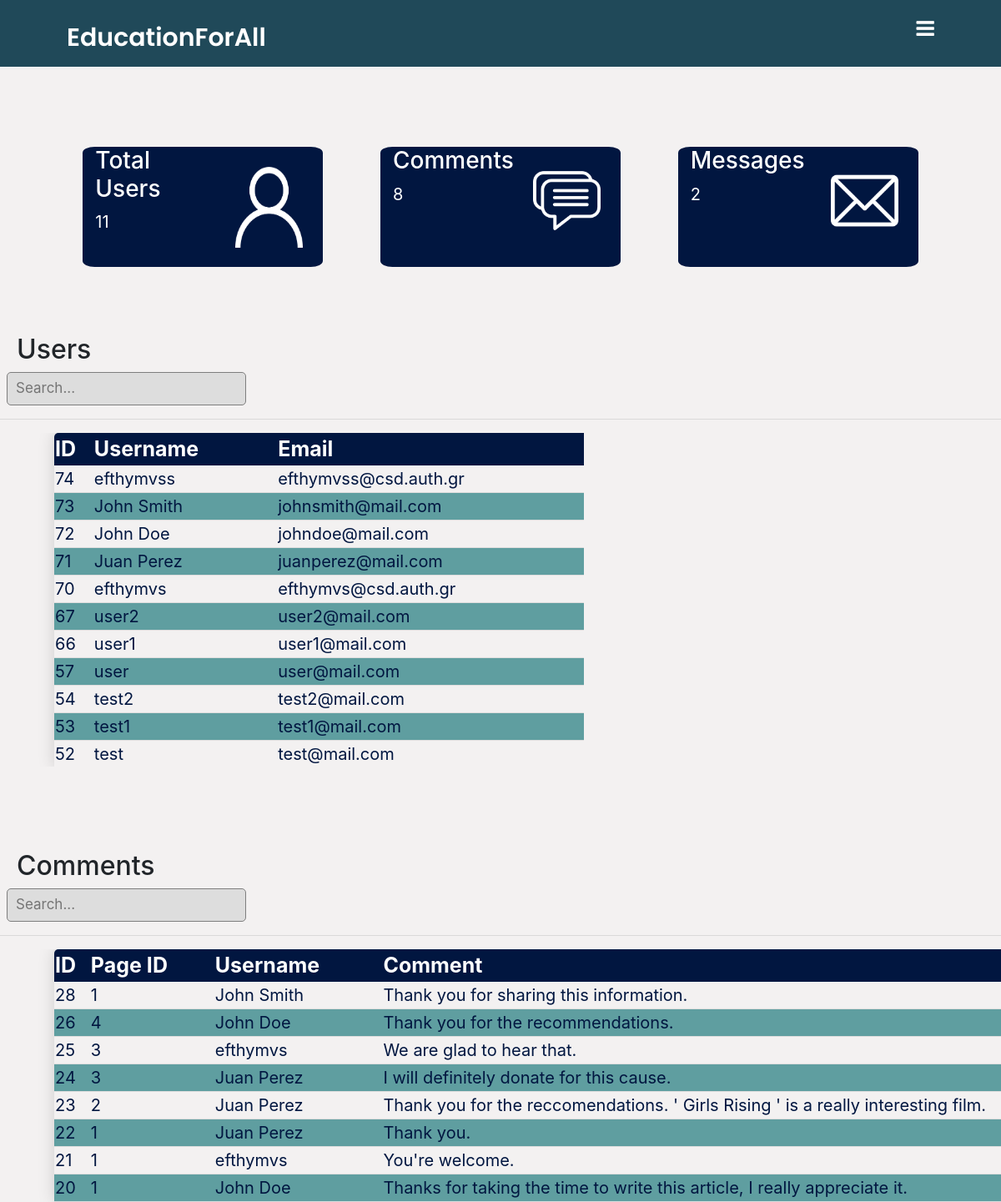
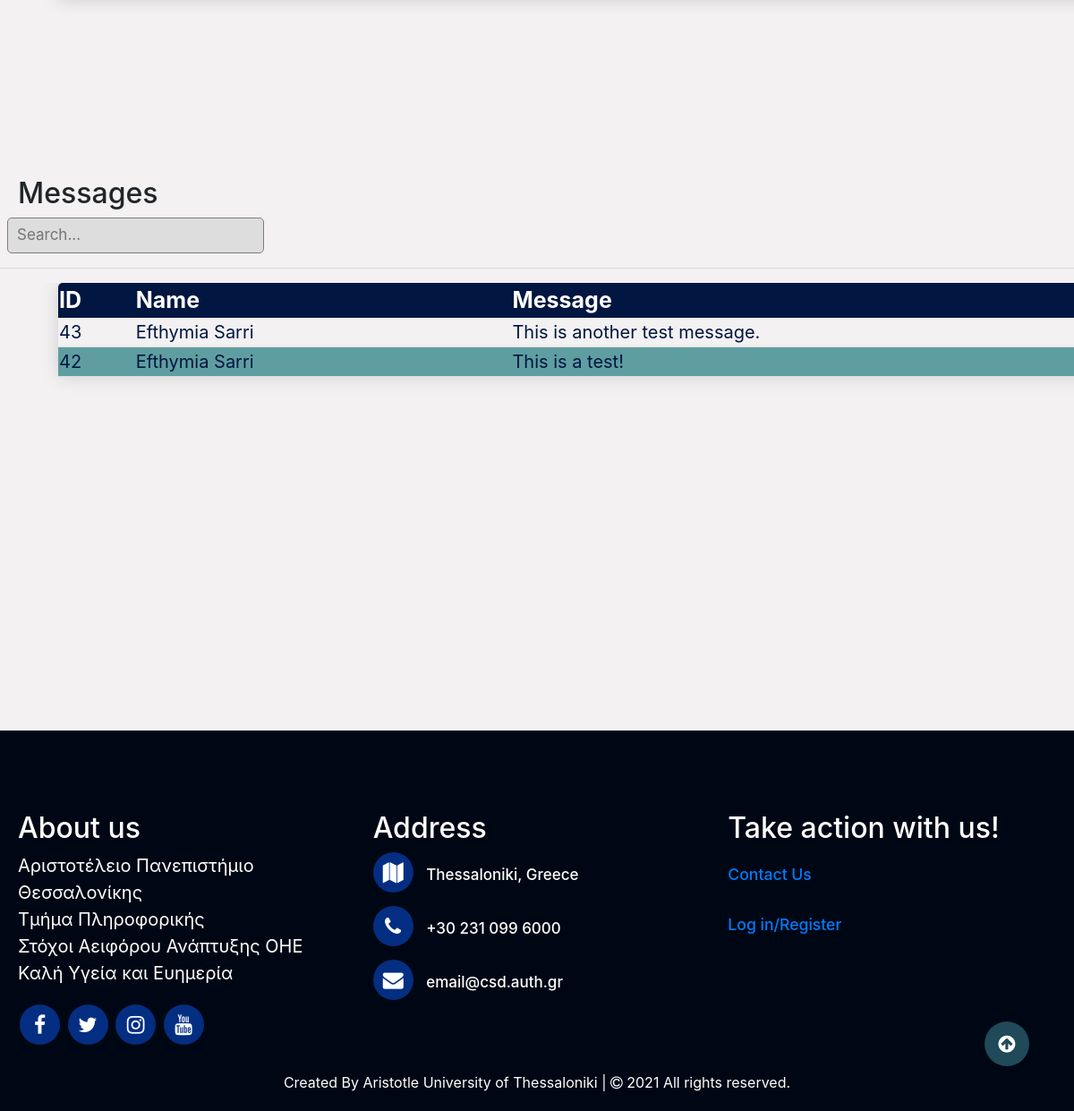
Screenshot of /admin-page/admin-page.php with the database file from the repository (2 pictures, top to bottom).
### tables this page shows
CREATE TABLE `user` (
  `id` int NOT NULL,
  `username` varchar(16) NOT NULL,
  `email` varchar(255) NOT NULL,
  `password` varchar(60) NOT NULL,
  `reg_date` timestamp NULL DEFAULT CURRENT_TIMESTAMP
);

CREATE TABLE `comments` (
  `id` int NOT NULL,
  `page_id` int NOT NULL,
  `parent_id` int NOT NULL DEFAULT '-1',
  `name` varchar(255) NOT NULL,
  `content` text NOT NULL,
  `submit_date` datetime NOT NULL DEFAULT CURRENT_TIMESTAMP
);

CREATE TABLE `message` (
  `id` int NOT NULL,
  `name` varchar(50) NOT NULL,
  `email` varchar(50) NOT NULL,
  `phone` varchar(15) NOT NULL,
  `message` varchar(255) NOT NULL,
  `reg_date` timestamp NOT NULL DEFAULT CURRENT_TIMESTAMP
);

### admin-page/table-users.php (the view, shortened to what this page needs)
<?php
    $connection = mysqli_connect('localhost', 'pspi', 'pspi2021', 'users');
    $query = "SELECT `id`,`username`,`email` FROM `user`
              ORDER BY `reg_date` DESC  ";
    $execQuery = mysqli_query($connection, $query);
    if(mysqli_num_rows($execQuery) > 0){
        while ($result = mysqli_fetch_array($execQuery, MYSQLI_NUM)) { ?>
                <tr>
                    <td><?php echo $result[0] ?></td>
                    <td><?php echo $result[1] ?></td>
                    <td><?php echo $result[2] ?></td>
                </tr>
  <?php      }
    }
?>

### admin-page/admin-page.php (shortened to what this page needs)
<!DOCTYPE html>
<html lang="en">
	<head>
    <link rel="stylesheet" href="../index.css">
    <?php include('../nav/navbar.php');?>
		<link rel="stylesheet" href="https://stackpath.bootstrapcdn.com/font-awesome/4.7.0/css/font-awesome.min.css">
		<link rel="stylesheet" href="https://stackpath.bootstrapcdn.com/bootstrap/4.5.2/css/bootstrap.min.css">
    <link rel="stylesheet" href="./admin-page.css">
	</head>
<body>
    <section class="stats" id="stats">
    <?php include("./stats.php"); ?>
    </section>
    <section id="userTable">
    <h2 style="margin-left: 20px;">Users</h2>
    <input class="searchBox" type="text" id="userSearch" onkeyup="searchTable('userSearch', '#user-table','0' ,'1','2')" placeholder="Search...">
    <hr>
    <div class="container-fluid" style="padding-bottom:100px" >
    <div class="row">
    <div class="col-md-7" style="overflow-y: scroll;height: 400px;">
      <table class='content-table' id = 'user-table' style='margin-left: 50px; margin-bottom: 100px;'>
        <thead>
        <tr>
            <th>ID</th>
            <th>Username</th>
            <th>Email</th>
        </tr>
        </thead>
        <tbody>
        <?php include("./table-users.php") ?>
        </tbody>
      </table>
    </div>
    </div>
    </div>
    </section>
    <section id="commentTable">
    <h2 style="margin-left: 20px;">Comments</h2>
    <input class="searchBox" type="text" id="commentSearch" onkeyup="searchTable('commentSearch', '#comment-table','1' ,'2','3')" placeholder="Search...">
    <hr>
    <div class="container-fluid" style="padding-bottom:100px" >
    <div class="row">
    <div class="col-md-12" style="overflow-y: scroll;height: 400px;">
        <table class='content-table' id="comment-table" style='margin-left: 50px; margin-bottom: 100px;'>
          <thead>
          <tr>
            <th>ID</th>
            <th>Page ID</th>
            <th>Username</th>
            <th>Comment</th>
          </tr>
          </thead>
          <tbody>
          <?php include("./table-comments.php") ?>
          </tbody>
        </table>
    </div>
    </div>
    </div>
    </section>
    <section id="messageTable">
    <h2 style="margin-left: 20px;">Messages</h2>
    <input class="searchBox" type="text" id="messageSearch" onkeyup="searchTable('messageSearch', '#message-table','0','1','2')" placeholder="Search...">
    <hr>
    <div class="container-fluid" style="padding-bottom:100px" >
    <div class="row">
    <div class="col-md-12" style="overflow-y: scroll;height: 400px;">
        <table class='content-table' id="message-table" style='margin-left: 50px; margin-bottom: 100px;'>
        <thead>
        <tr>
            <th>ID</th>
            <th>Name</th>
            <th>Message</th>
        </tr>
        </thead>
        <tbody>
        <?php include("./table-messages.php") ?>
        </tbody>
      </table>
    </div>
    </div>
    </div>
    </section>
<footer>
<?php include('../nav/footer.php');?>
</footer>
		<a href="#"><i class="gotopbtn" href="#"><i class="fa fa-arrow-circle-up"></i></i></a>
</body>
</html>

### nav/navbar.php (shortened to what this page needs)
<!DOCTYPE html>
<html lang="en">
<head>
	<link rel="stylesheet" href="https://stackpath.bootstrapcdn.com/font-awesome/4.7.0/css/font-awesome.min.css">
	<link rel="stylesheet" href="https://stackpath.bootstrapcdn.com/bootstrap/4.5.2/css/bootstrap.min.css">
</head>
<body>
	<nav id="navibar">
		<div class="logo">EducationForAll</div>
		<label for="btn" class="icon">
			<span class="fa fa-bars"></span>
		</label>
	</nav>
</body>
</html>

### admin-page/stats.php
<?php
    $connection = mysqli_connect('localhost', 'pspi', 'pspi2021', 'users');
    $queryUsers = mysqli_query($connection, "SELECT COUNT(`id`) FROM `user`");
    $totalUsers = mysqli_fetch_array($queryUsers);
    $queryComments = mysqli_query($connection, "SELECT COUNT(`id`) FROM `comments`");
    $totalComments = mysqli_fetch_array($queryComments);
    $queryMessages = mysqli_query($connection, "SELECT COUNT(`id`) FROM `message`");
    $totalMessages = mysqli_fetch_array($queryMessages);
    echo"
    <div class='container-fluid' style='margin-top: 1em; padding: 5em'>
      <div class='row'>
        <div class='col-md-4' >
        <a href='./admin-page.php#userTable'>
        <div class='stat-box'>
        <div class='container-fluid'>
        <div class='row'>
        <div class='col-md-7' >
          <h3>Total Users</h3>
          <div class='content'>
              <p>
                  $totalUsers[0]
              </p>
          </div>
          </div>
          <div class='col-md-5'>
            <img class='img-responsive' src='../images/icons/user.png' >
            </div>
          </div>
        </div>
        </div>
        </a>
        </div>
        <div class='col-md-4'>
        <div class='stat-box'>
        <a href='./admin-page.php#commentTable'>
          <div class='container-fluid'>
            <div class='row'>
            <div class='col-md-7' >
              <h3> Comments</h3>
              <div class='content'>
                  <p>
                      $totalComments[0]
                  </p>
              </div>
              </div>
              <div class='col-md-5' >
                <img class='img-responsive' src='../images/icons/comment.png' >
                </div>
              </div>
          </div>
        </div>
        </a>
        </div>
        <div class='col-md-4'>
        <div class='stat-box'>
        <a href='./admin-page.php#messageTable'>
          <div class='container-fluid'>
            <div class='row'>
            <div class='col-md-7' >
              <h3> Messages</h3>
              <div class='content'>
                  <p>
                      $totalMessages[0]
                  </p>
              </div>
              </div>
              <div class='col-md-5' >
                <img class='img-responsive' src='../images/icons/message.png' >
                </div>
              </div>
          </div>
          </a>
          </div>
        </div>
      </div>
    </div>
    ";
?>

### admin-page/table-comments.php (shortened to what this page needs)
<?php
    $connection = mysqli_connect('localhost', 'pspi', 'pspi2021', 'users');
    $query = "SELECT `id`,`page_id`,`name`,`content` FROM `comments`
            ORDER BY `submit_date` DESC  ";
    $execQuery = mysqli_query($connection, $query);
    if(mysqli_num_rows($execQuery) > 0){
        while ($result = mysqli_fetch_array($execQuery)) { ?>
            <tr>
                <td> <?php echo $result[0] ?> </td>
                <td> <?php echo $result[1] ?> </td>
                <td> <?php echo $result[2] ?> </td>
                <td> <?php echo $result[3] ?> </td>
             </tr>
          <?php  }
  }
?>

### admin-page/table-messages.php (shortened to what this page needs)
<?php
    $connection = mysqli_connect('localhost', 'pspi', 'pspi2021', 'users');
    $query = "SELECT `id`,`name`,`message` FROM `message`
              ORDER BY `reg_date` DESC  ";
    $execQuery = mysqli_query($connection, $query);
    if(mysqli_num_rows($execQuery) > 0){
        while ($result = mysqli_fetch_array($execQuery, MYSQLI_NUM)) { ?>
                <tr>
                    <td><?php echo $result[0] ?></td>
                    <td><?php echo $result[1] ?></td>
                    <td><?php echo $result[2] ?></td>
                 </tr>
  <?php      }
   }
?>

### nav/footer.php (shortened to what this page needs)
<!DOCTYPE html>
<html lang="en">
<head>
    <link rel="stylesheet" href="../index.css"/>
</head>
<body>
<div class="container-fluid" name="plain-header" style="margin-top: 40px; padding: 20px">
        <div class="row">
          <div class="col-12 col-md-4">
            <h2>About us</h2>
            <div class="content">
              <p>
                Αριστοτέλειο Πανεπιστήμιο Θεσσαλονίκης<br />Τμήμα
                Πληροφορικής<br />Στόχοι Αειφόρου Ανάπτυξης ΟΗΕ<br />Καλή Υγεία
                και Ευημερία
              </p>
              <div class="social">
                <a href="https://facebook.com"
                  ><span class="fa fa-facebook-f"></span
                ></a>
                <a href="https://twitter.com"
                  ><span class="fa fa-twitter"></span
                ></a>
                <a href="https://instagram.com"
                  ><span class="fa fa-instagram"></span
                ></a>
                <a href="https://youtube.com"
                  ><span class="fa fa-youtube"></span
                ></a>
              </div>
            </div>
          </div>
          <div class="col-12 col-md-4">
            <h2>Address</h2>
            <div class="content">
              <div class="place">
                <a
                  href="https://www.google.gr/maps/place/%CE%91%CF%81%CE%B9%CF%83%CF%84%CE%BF%CF%84%CE%AD%CE%BB%CE%B5%CE%B9%CE%BF+%CE%A0%CE%B1%CE%BD%CE%B5%CF%80%CE%B9%CF%83%CF%84%CE%AE%CE%BC%CE%B9%CE%BF+%CE%98%CE%B5%CF%83%CF%83%CE%B1%CE%BB%CE%BF%CE%BD%CE%AF%CE%BA%CE%B7%CF%82/@40.6308283,22.9570337,17z/data=!3m1!4b1!4m5!3m4!1s0x14a838ff432792c9:0x15eefe1dc3e6c8e9!8m2!3d40.6308283!4d22.9592224?hl=el"
                  ><span class="fa fa-map"></span
                ></a>
                <span class="text">Thessaloniki, Greece</span>
              </div>
              <div class="phone">
                <a
                  href="https://www.google.com/search?q=auth+phone&sxsrf=ALeKk00buQcm7lPf6nj1TQuEa9ofHu6Obw%3A1617693532199&ei=XAtsYIbPC4j4sAeChY7ICw&oq=auth+phone&gs_lcp=Cgdnd3Mtd2l6EAMyBQgAEMsBMgYIABAWEB4yBggAEBYQHjIGCAAQFhAeOgcIABBHELADOgcIABCwAxBDOgIIAFCiggFY-IcBYO2KAWgCcAJ4AIABpgGIAeQGkgEDMC42mAEAoAEBqgEHZ3dzLXdpesgBCsABAQ&sclient=gws-wiz&ved=0ahUKEwiG7d2CiunvAhUIPOwKHYKCA7kQ4dUDCA0&uact=5"
                  ><span class="fa fa-phone"></span
                ></a>
                <span class="text">+30 231 099 6000</span>
              </div>
              <div class="email">
                <span class="fa fa-envelope"></span>
                <span class="text">email@csd.auth.gr</span>
              </div>
            </div>
          </div>
          <div class="col-12 col-md-4">
            <h2>Take action with us!</h2>
            <div class="content">
            <a href="../ContactUs.php" class="work-with-us">Contact Us</a>
            <a href="../Register.php" class="work-with-us">Log in/Register</a>
            </div>
          </div>
        </div>
        <div class="row">
          <div class="col-sm text-center">
            <span class="credit"
              >Created By Aristotle University of Thessaloniki |
            </span>
            <i class="fa fa-copyright" aria-hidden="true"></i
            ><span> 2021 All rights reserved.</span>
          </div>
        </div>
        </div>
</body>
</html>

### index.css (style rules this page uses)
nav { font-family: "Poppins", sans-serif; background: #204959; }
nav:after { content: ""; clear: both; display: table; }
nav .logo { float: left; color: white; font-size: 30px; font-weight: 600; line-height: 70px; padding-left: 60px; margin-top: 10px; }
.show, .icon, input { display: none; }
@media all and (max-width: 1280px) { nav .logo { padding-left: 80px; width: 100%; } }
@media all and (max-width: 1280px) { .icon { display: block; color: white; position: absolute; top: 0px; right: 80px; line-height: 70px; cursor: pointer; font-size: 25px; } }
footer { position: absolute; width: 100%; background: #000714; }
footer h2, footer div, footer p { color: #fff; }
.social { margin: 20px 0 0 0; }
.social a { padding: 0 2px; }
.social a span { height: 40px; width: 40px; background: #042e82; line-height: 40px; text-align: center; font-size: 18px; border-radius: 5px; transition: 0.3s; }
.content .fa { font-size: 1.4375rem; background: #042e82; color: white; height: 45px; width: 45px; line-height: 45px; text-align: center; border-radius: 50%; transition: 0.3s; cursor: pointer; }
.content .text { font-size: 1.0625rem; font-weight: 500; padding-left: 10px; }
.content .phone { margin: 15px 0; }
.gotopbtn { position: fixed; width: 50px; height: 50px; background: #204959; bottom: 50px; right: 50px; text-decoration: none; text-align: center; line-height: 50px; color: #fff; font-size: 22px; border-radius: 100%; }
.work-with-us { display: block; width: fit-content; padding-bottom: 10px; padding-top: 10px; margin-bottom: 10px; margin-top: 10px; font-size: 1.1rem; font-weight: 500; }
footer .row > div { margin-top: 30px; }

### admin-page/admin-page.css (style rules this page uses)
html { scroll-behavior: smooth; }
body { background-color: #f3f1f1; }
.searchBox { display: block; padding: 6px 10px; margin-top: 8px; margin-left: 8px; background: #ddd; font-size: 17px; border: 0.5px solid rgb(126, 126, 126); border-radius: 5px; color: #011640; }
.stats a { color: transparent; }
.stat-box { margin: 0 auto; width: 20em; height: 9em; background-color: #011640; border-radius: 5%; box-shadow: 10em; }
.stat-box img { width: 90%; height: 100%; padding-top: 1em; }
.stats h3 { color: white; }
@media (max-width: 1500px) { .stat-box { margin: 0 auto; width: 18em; height: 9em; background-color: #011640; border-radius: 5%; box-shadow: 10em; } }
@media (max-width: 1500px) { .stat-box img { width: 90%; height: 100%; padding-top: 1.5em; } }
.content p { font-size: 1.25em; color: white; }
.content-table { border-collapse: collapse; font-size: 20px; min-width: 1000px; border-radius: 5px 5px 0 0; overflow: hidden; box-shadow: 0 0 20px rgba(0, 0, 0, 0.15); }
#comment-table, #message-table { min-width: 85em; }
.content-table thead tr { background-color: #011640; color: #fff; text-align: left; font-weight: bold; font-size: 25px; }
.content-table th, .content-table td { padding: 12px, 15px; }
.content-table tbody tr { border-bottom: 1px solid #dddddd; }
.content-table tbody tr:nth-of-type(even) { background-color: #5f9ea0; }
.content-table tbody td { color: #011640; }

### rows the page displays
user: id "74", username "efthymvss", email "efthymvss@csd.auth.gr"
user: id "73", username "John Smith", email "johnsmith@mail.com"
user: id "72", username "John Doe", email "johndoe@mail.com"
user: id "71", username "Juan Perez", email "juanperez@mail.com"
user: id "70", username "efthymvs", email "efthymvs@csd.auth.gr"
user: id "67", username "user2", email "user2@mail.com"
user: id "66", username "user1", email "user1@mail.com"
user: id "57", username "user", email "user@mail.com"
user: id "54", username "test2", email "test2@mail.com"
user: id "53", username "test1", email "test1@mail.com"
user: id "52", username "test", email "test@mail.com"
comments: id "28", page "1", name "John Smith", content "Thank you for sharing this information."
comments: id "26", page "4", name "John Doe", content "Thank you for the recommendations."
comments: id "25", page "3", name "efthymvs", content "We are glad to hear that."
comments: id "24", page "3", name "Juan Perez", content "I will definitely donate for this cause."
comments: id "23", page "2", name "Juan Perez", content "Thank you for the reccomendations. ' Girls Rising ' is a really interesting film."
comments: id "22", page "1", name "Juan Perez", content "Thank you."
comments: id "21", page "1", name "efthymvs", content "You're welcome."
comments: id "20", page "1", name "John Doe", content "Thanks for taking the time to write this article, I really appreciate it."
message: id "43", name "Efthymia Sarri", message "This is another test message."
message: id "42", name "Efthymia Sarri", message "This is a test!"

### other values shown
$totalUsers[0] "11"
$totalComments[0] "8"
$totalMessages[0] "2"
